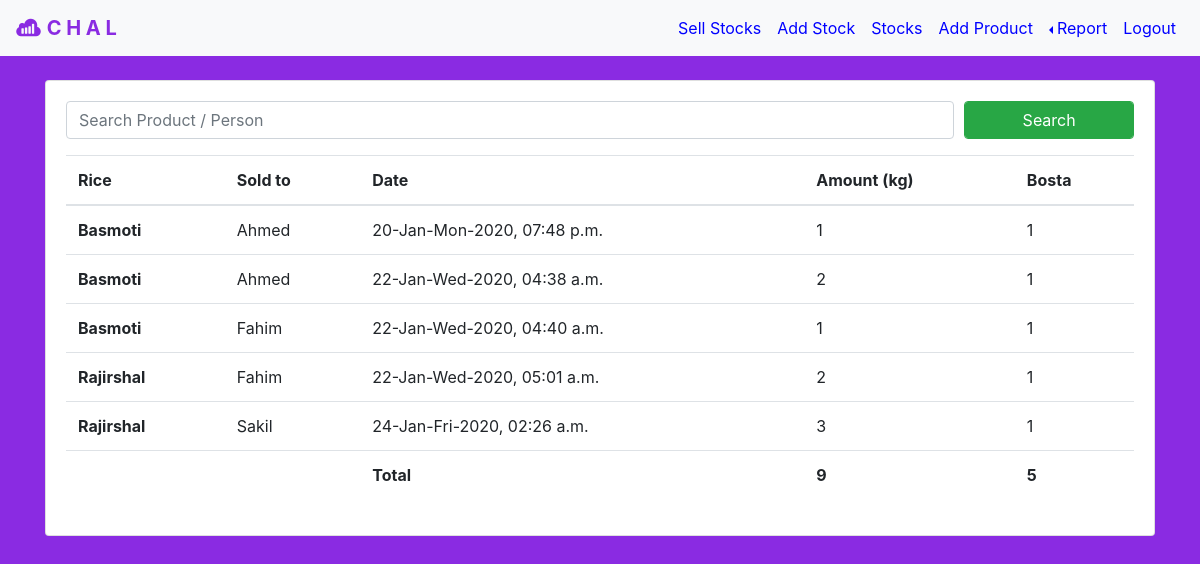
The page /producwisereport/ on the database as committed earlier.
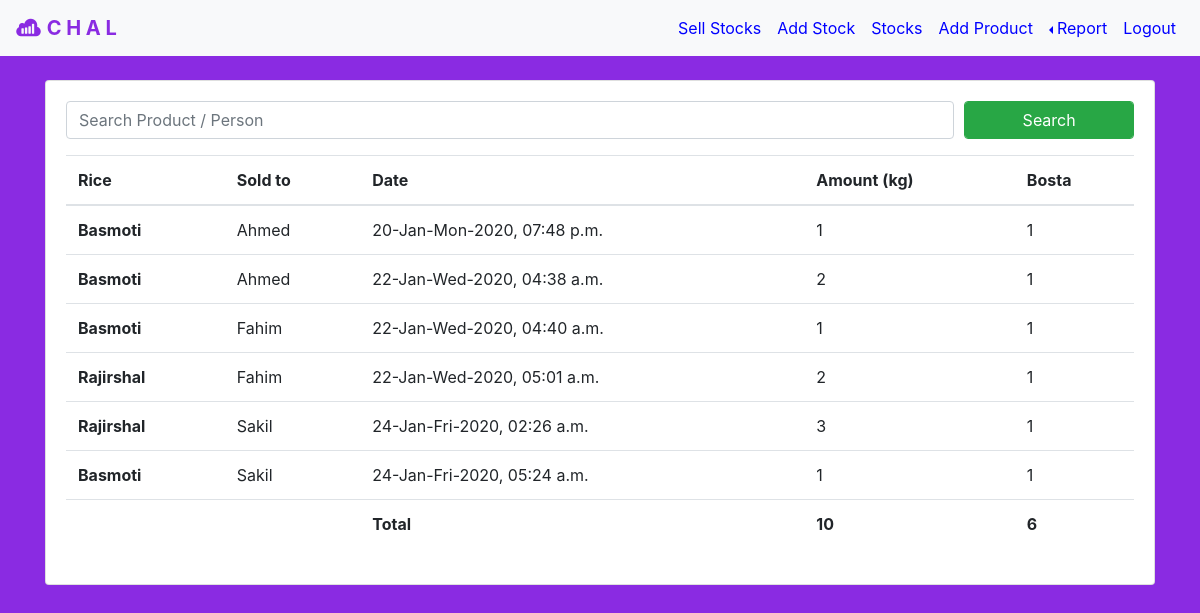
The same page on the database as committed later.
### addstock/models.py (models this page shows)
class sellStockModel(models.Model):
    customer = models.CharField(max_length=30)
    rice = models.CharField(max_length=30)
    amount = models.IntegerField()
    bosta = models.IntegerField()
    time = models.DateTimeField(default="")
    price = models.IntegerField()

### addstock/views.py (the view, shortened to what this page needs)
# urls.py: path('producwisereport/', addstocks.productwisereport, name="productwisereport")
def productwisereport(request):
    rtotalamount = 0
    rtotalbosta  = 0
    ctotalamount = 0
    ctotalbosta  = 0
    if request.method == 'POST':
        searched = request.POST['search']
    else:
        searched = ''
    sellsrice       = sellStockModel.objects.filter(rice__contains = searched).order_by('time')
    sellscustomer   = sellStockModel.objects.filter(customer__contains = searched).order_by('time')
    if sellsrice:
        for each in sellsrice:
            rtotalamount += each.amount
            rtotalbosta  += each.bosta
        return render(request, 'productwisereport.html',
            {'sellsrice' : sellsrice, 'rtotalamount' : rtotalamount, 'rtotalbosta' : rtotalbosta})

### templates/productwisereport.html (shortened to what this page needs)
{% extends 'base.html' %}
{% block navblock %}
    <li class="nav-item">
        <a class="nav-link" id="navlink" href="{% url 'sell' %}">Sell Stocks</a>
    </li>
    <li class="nav-item">
        <a class="nav-link" id="navlink" href="{% url 'addstock' %}">Add Stock</a>
    </li>
    <li class="nav-item">
        <a class="nav-link" id="navlink" href="{% url 'stocks' %}">Stocks</a>
    </li>
    <li class="nav-item">
        <a class="nav-link" id="navlink" href="{% url 'addproduct' %}">Add Product</a>
    </li>
    <li class="nav-item">
        <div class="dropleft">
            <a class="nav-link dropdown-toggle" id="navlink"
                data-toggle="dropdown" aria-haspopup="true" aria-expanded="false">Report</a>
        </div>
    </li>
    <li class="nav-item">
        <a class="nav-link" id="navlink" href="{% url 'logout' %}">Logout</a>
    </li>
{% endblock navblock %}
{% block content %}
    <div class="container">
        <div class="card" style="width: auto;">
            <div class="card-body">
                <form method="POST"> {% csrf_token %}
                    <div class="form-row">
                        <div class="form-group col-md-10">
                            <input name="search" type="text" class="form-control" id="inputAddress2" placeholder="Search Product / Person">
                       </div>
                       <div class="form-group col-md-2">
                            <button type="submit" class="form-control btn btn-success">Search</button>
                        </div>
                    </div>
                </form>
                <div class="table-responsive">
                    <table class="table table-hover">
                        <thead>
                        <tr>
                            <th scope="col">Rice</th>
                            <th scope="col">Sold to</th>
                            <th scope="col">Date</th>
                            <th scope="col">Amount (kg)</th>
                            <th scope="col">Bosta</th>
                        </tr>
                        </thead>
                        <tbody>
                        {% if sellsrice %}
                            {% for each in sellsrice %}
                                <tr>
                                    <th scope="row">{{ each.rice }}</th>
                                    <td>{{ each.customer }}</td>
                                    <td>{{ each.time|date:'d-M-D-Y, h:i a' }}</td>
                                    <td>{{ each.amount }}</td>
                                    <td>{{ each.bosta }}</td>
                                </tr>
                            {% endfor %}
                            <tr>
                                <th scope="row"></th>
                                <td></td>
                                <th>Total</th>
                                <th>{{ rtotalamount }}</th>
                                <th>{{ rtotalbosta }}</th>
                            </tr>
                        {% endif %}
                        </tbody>
                    </table>
                </div>
            </div>
        </div>
    </div>
{% endblock content %}

Rows that differ between the two databases and show on the page:
added sellStockModel: rice "Basmoti", customer "Sakil", time "24-Jan-Fri-2020, 05:24 a.m.", amount "1", bosta "1"
Other text that changed with them:
{{ rtotalamount }}: "9" → "10"
{{ rtotalbosta }}: "5" → "6"
